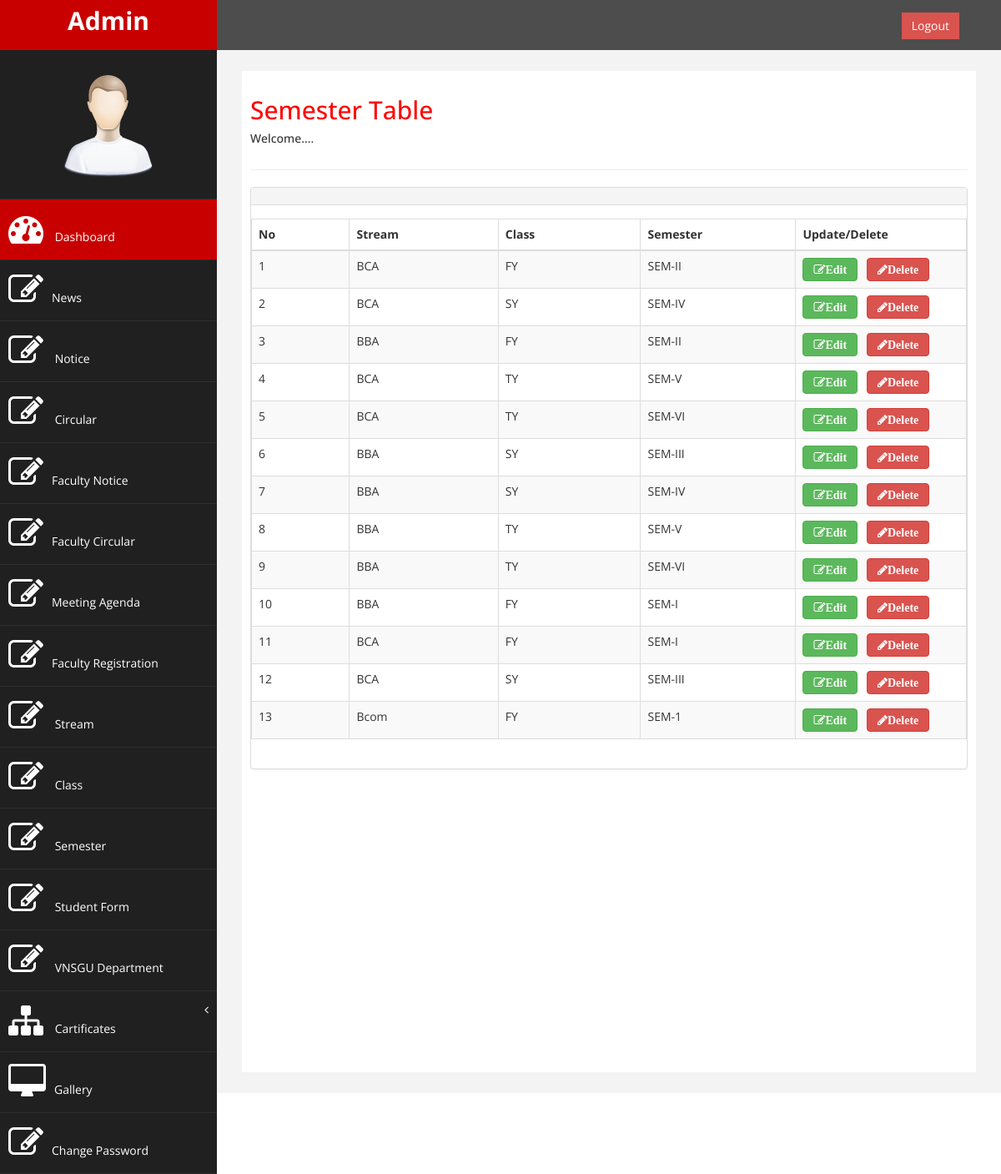
Screenshot of /admin/view_semester.php (signed in) with the database file from the repository.
### tables this page shows
CREATE TABLE `semester_details` (
  `semester_id` int(11) NOT NULL,
  `stream_id` int(20) DEFAULT NULL,
  `class_id` int(20) DEFAULT NULL,
  `semester` varchar(20) NOT NULL
);

CREATE TABLE `stream` (
  `stream_id` int(11) NOT NULL,
  `stream` varchar(20) DEFAULT NULL
);

CREATE TABLE `type_of_class` (
  `class_id` int(11) NOT NULL,
  `stream_id` int(11) NOT NULL,
  `class` varchar(20) DEFAULT NULL
);

### admin/view_semester.php (the view, shortened to what this page needs)
<?php
$servername = "localhost";
$username = "root";
$password = "";
$dbname = "oas";
$conn = new mysqli($servername, $username, $password, $dbname);
?>
<!DOCTYPE html PUBLIC "-//W3C//DTD XHTML 1.0 Transitional//EN" "http://www.w3.org/TR/xhtml1/DTD/xhtml1-transitional.dtd">
<html xmlns="http://www.w3.org/1999/xhtml">
<head>
</head>
<body>
<?php include 'header1.php';?>
<div id="page-wrapper" >
            <div id="page-inner">
                <div class="row">
                    <div class="col-md-12">
                     <h2>Semester Table</h2>
                        <h5>Welcome.... </h5>
                    </div>
                </div>
                 <hr />
          <div class="row">
                <div class="col-md-12">
                    <div class="panel panel-default">
                        <div class="panel-heading">
                        </div>
                        <div class="panel-body">
                            <div class="table-responsive">
                                <div id="dataTables-example_wrapper" class="dataTables_wrapper form-inline" role="grid"><div class="row"><div class="col-sm-6"></div><table class="table table-striped table-bordered table-hover dataTable no-footer" id="dataTables-example" aria-describedby="dataTables-example_info">
                                    <thead>
                                        <tr role="row"><th class="sorting_asc" tabindex="0" aria-controls="dataTables-example" rowspan="1" colspan="1" aria-sort="ascending" aria-label="Rendering engine: activate to sort column ascending" style="width: 200px;">No</th><th class="sorting" tabindex="0" aria-controls="dataTables-example" rowspan="1" colspan="1" aria-label="Browser: activate to sort column ascending" style="width: 292px;">Stream</th><th class="sorting" tabindex="0" aria-controls="dataTables-example" rowspan="1" colspan="1" aria-label="Browser: activate to sort column ascending" style="width: 292px;">Class</th><th class="sorting" tabindex="0" aria-controls="dataTables-example" rowspan="1" colspan="1" aria-label="Browser: activate to sort column ascending" style="width: 292px;">Semester</th><th class="sorting" tabindex="0" aria-controls="dataTables-example" rowspan="1" colspan="1" aria-label="Browser: activate to sort column ascending" style="width: 292px;">Update/Delete</th></tr>
                                    </thead>
                                    <tbody>
                                    <?php
                                        $ret="select a.semester_id,b.stream,c.class,a.semester from semester_details a,stream b,type_of_class c where 			a.stream_id=b.stream_id and a.class_id=c.class_id";
$stmt = $conn->prepare($ret) ;
$stmt->execute() ;
$res=$stmt->get_result();
$cnt=1;
while($row=$res->fetch_object())
	  {
	  	?>
                                    <tr class="gradeA odd">
                                            <td class="sorting_1"><?php echo $cnt;;?></td>
                                            <td class=" "><?php echo $row->stream;?></td>
                                            <td class=" "><?php echo $row->class;?></td>
                                            <td class=" "><?php echo $row->semester;?></td>
                                            <td><a href="updatesemester.php?semester_id=<?php echo $row->semester_id;?>" class="btn btn-success fa fa-edit"><b>Edit</b></a>&nbsp;&nbsp;
<a href="view_semester.php?del=<?php echo $row->semester_id;?>" class="btn btn-danger fa fa-pencil" onclick="return confirm('Do you want to delete');"><b>Delete</b></a></td>
                                        </tr>
                                        <?php $cnt=$cnt+1; }?>
                                        </tbody>
                                </table></div></div></div>
                            </div>
                        </div>
                    </div>
                </div>
            </div>
                </div>
            </div>
<?php include 'footer1.php';?>
</body>
</html>

### admin/header1.php (shortened to what this page needs)
<!DOCTYPE html>
<html xmlns="http://www.w3.org/1999/xhtml">
<head>
    <link href="assets/css/bootstrap.css" rel="stylesheet" />
    <link href="assets/css/font-awesome.css" rel="stylesheet" />
    <link href="assets/js/morris/morris-0.4.3.min.css" rel="stylesheet" />
    <link href="assets/css/custom.css" rel="stylesheet" />
</head>
<body>
    <div id="wrapper">
        <nav class="navbar navbar-default navbar-cls-top " role="navigation" style="margin-bottom: 0">
            <div class="navbar-header">
                <a class="navbar-brand" href="index.html">Admin</a>
            </div>
  <div style="color: white;
padding: 15px 50px 5px 50px;
float: right;
font-size: 16px;">  <a href="../logout.php" class="btn btn-danger square-btn-adjust">Logout</a> </div>
        </nav>
                <nav class="navbar-default navbar-side" role="navigation">
            <div class="sidebar-collapse">
                <ul class="nav" id="main-menu">
				<li class="text-center">
                    <img src="assets/img/find_user.png" class="user-image img-responsive"/>
					</li>
                    <li>
                        <a class="active-menu"  href="admin_home.php"><i class="fa fa-dashboard fa-3x"></i> Dashboard</a>
                    </li>
                     <li>
                        <a href="news.php"><i class="fa fa-edit fa-3x"></i>News</a>
                    </li>
                     <li>
                        <a href="notice.php"><i class="fa fa-edit fa-3x"></i> Notice</a>
                    </li>
					 <li >
                        <a  href="circulars.php"><i class="fa fa-edit fa-3x"></i> Circular </a>
                     </li>
                      <li>
                        <a href="faculty_notice.php"><i class="fa fa-edit fa-3x"></i>Faculty Notice</a>
                    </li>
					 <li >
                        <a  href="faculty_circular.php"><i class="fa fa-edit fa-3x"></i>Faculty Circular </a>
                     </li>
                     <li >
                        <a  href="meeting.php"><i class="fa fa-edit fa-3x"></i>Meeting Agenda </a>
                     </li>
                     <li >
                        <a  href="facultyreg.php"><i class="fa fa-edit fa-3x"></i>Faculty Registration </a>
                     </li>
                     <li >
                        <a  href="stream.php"><i class="fa fa-edit fa-3x"></i> Stream </a>
                     </li>
                     <li >
                        <a  href="type_of_class.php"><i class="fa fa-edit fa-3x"></i> Class</a>
                     </li>
                     <li >
                        <a  href="semester_details.php"><i class="fa fa-edit fa-3x"></i> Semester  </a>
                     </li>
                     <li >
                        <a  href="student_detail.php"><i class="fa fa-edit fa-3x"></i> Student Form </a>
                     </li>
                     <li >
                        <a  href="vnsgudepartment.php"><i class="fa fa-edit fa-3x"></i> VNSGU Department </a>
                     </li>
                    <li>
                        <a href="#"><i class="fa fa-sitemap fa-3x"></i> Cartificates<span class="fa arrow"></span></a>
                      </li>
                      <li>
                        <a  href="uploadphoto.php"><i class="fa fa-desktop fa-3x"></i>Gallery</a>
                    </li>
                    <li>
                        <a  href="confirmpassword.php"><i class="fa fa-edit fa-3x"></i>Change Password</a>
                    </li>
                </ul>
            </div>
        </nav>

### admin/footer1.php (shortened to what this page needs)
</body>
</html>

### admin/assets/css/custom.css (style rules this page uses)
body { font-family: 'Open Sans', sans-serif; }
#wrapper { width: 100%; background:#202020; }
#page-wrapper { padding: 15px 15px; min-height: 600px; background:#F3F3F3; }
#page-inner { width:100%; margin:10px 20px 10px 0px; background-color:#fff!important; padding:10px; min-height:1200px; }
.text-center { text-align:center; }
h2 { color: #f00; }
.square-btn-adjust { border: 0px solid transparent; -webkit-border-radius: 0px; -moz-border-radius: 0px; border-radius: 0px; }
.user-image { margin: 25px auto; -webkit-border-radius: 10px; -moz-border-radius: 10px; border-radius: 10px; max-height:170px; max-width:170px; }
.navbar-cls-top .navbar-brand { color: #fff; background: #C90000; width: 260px; text-align: center; height: 60px; font-size: 30px; font-weight: 700; }
.active-menu { background-color:#C90000!important; }
.arrow { float: right; }
.fa.arrow:before { content: "\f104"; }
.sidebar-collapse , .sidebar-collapse .nav { background:none; }
.sidebar-collapse .nav { padding:0; }
.sidebar-collapse .nav > li > a { color:#fff; background:#202020; text-shadow:none; }
.sidebar-collapse > .nav > li > a { padding:15px 10px; }
.sidebar-collapse > .nav > li { border-bottom: 1px solid rgba(107, 108, 109, 0.19); }
.navbar-side { border:none; background-color: #202020; }
.navbar-cls-top { background:#4D4D4D; border-bottom:none; }
.navbar-default { border:0px solid black; }
.navbar-header { background: #A70303; }
.nav > li > a > i { margin-right:10px; }
@media (min-width:768px) { #page-wrapper { margin: 0 0 0 260px; padding: 15px 30px; min-height: 1200px; } }
@media (min-width:768px) { .navbar-side { z-index: 1; position: absolute; width: 260px; } }
@media (min-width:768px) { .navbar { border-radius: 0px; } }

### rows the page displays
semester_details: stream.stream "BCA", class.class "FY", semester "SEM-II"
semester_details: stream.stream "BCA", class.class "SY", semester "SEM-IV"
semester_details: stream.stream "BBA", class.class "FY", semester "SEM-II"
semester_details: stream.stream "BCA", class.class "TY", semester "SEM-V"
semester_details: stream.stream "BCA", class.class "TY", semester "SEM-VI"
semester_details: stream.stream "BBA", class.class "SY", semester "SEM-III"
semester_details: stream.stream "BBA", class.class "SY", semester "SEM-IV"
semester_details: stream.stream "BBA", class.class "TY", semester "SEM-V"
semester_details: stream.stream "BBA", class.class "TY", semester "SEM-VI"
semester_details: stream.stream "BBA", class.class "FY", semester "SEM-I"
semester_details: stream.stream "BCA", class.class "FY", semester "SEM-I"
semester_details: stream.stream "BCA", class.class "SY", semester "SEM-III"
semester_details: stream.stream "Bcom", class.class "FY", semester "SEM-1"
